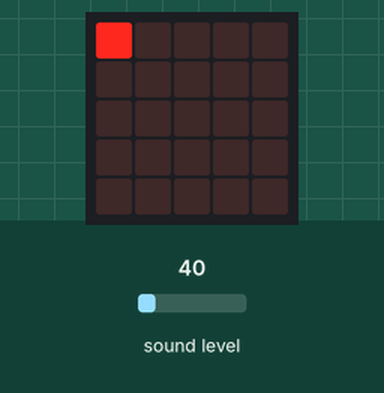
Recording of a program running on a simulated BBC micro:bit (MakeCode). Parts: the board's 5×5 LED display. Inputs (shaded band) come from the test bench; at power-on: sound level 40. Random numbers come from a fixed seed.

Above: at 1.2 s.
1.3 s: sound level set to 125
2.8 s: sound level set to 133
At 3.8 s:
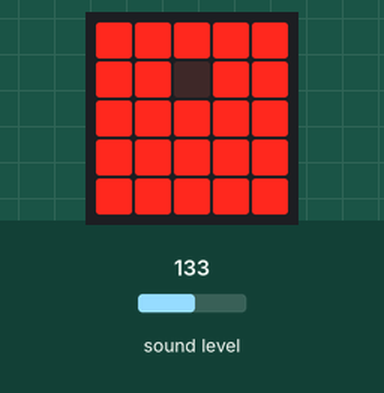
4.5 s: sound level set to 5
At 5.7 s:
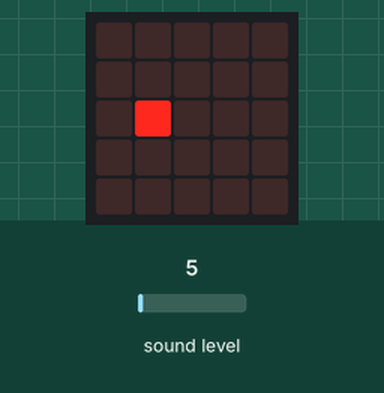
6.5 s: sound level set to 191
At 7.9 s:
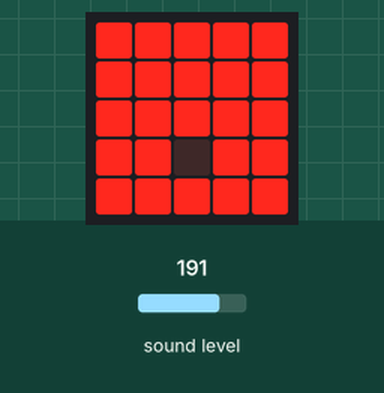
8.4 s: sound level set to 64
At 9.9 s:
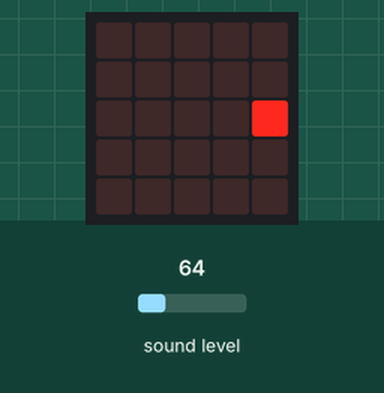
10.8 s: sound level set to 250
At 12.1 s:
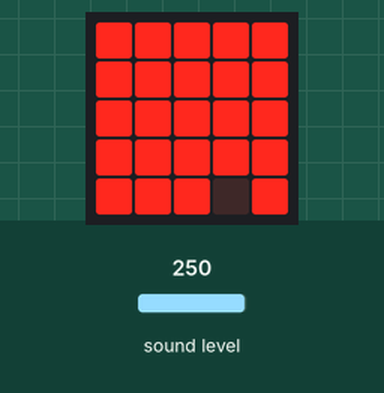
Timing chart, 0 to 13.8 s (numbered marks = the images above; inputs shaded):
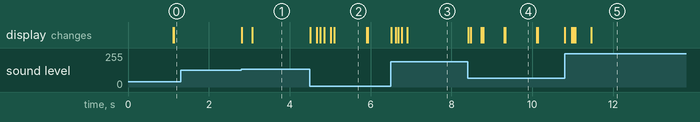

The program:

main.ts
```typescript
let row = 0
let col = 0
let lo2 = 0
let lo1 = 0
basic.forever(function () {
    for (let index = 0; index < 4; index++) {
        if (input.soundLevel() > 128) {
            row = randint(0, 4)
            col = randint(0, 4)
        }
        if (true) {
            led.plot(col, row)
        }
        if (input.soundLevel() < 128) {
            lo2 = randint(0, 4)
            lo1 = randint(0, 4)
        }
        if (true) {
            led.unplot(lo1, lo2)
        }
    }
})
```

test.ts
```typescript
// Hier kann man Tests durchführen; diese Datei wird nicht kompiliert, wenn dieses Paket als Erweiterung verwendet wird.
```

Measured:
- the behaviour switches between 128 and 129 on sound level (found by bisection; images 0 and 1)
- after the input at 1.3 s, every drawn part: stays the same
- after the input at 2.8 s, the display: first changes at once (image 1 shows a later state)
- after the input at 4.5 s, the display: first changes at once (image 2 shows a later state)
- after the input at 8.4 s, the display: first changes at once (image 4 shows a later state)
- what the display in image 2 shows lasts 0.8 s, from 5.1 s to 5.9 s
